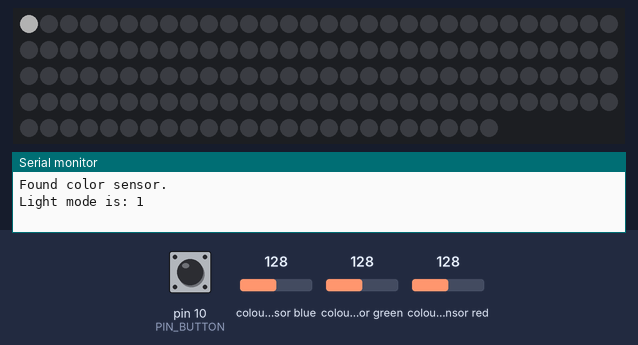
Simulated run of this sketch. Board: Arduino Uno, built with avr-gcc and run on an emulated ATmega328P. On the bench: 144 RGB LEDs in strip order, left to right, continuing on the next row, the last lines printed to the serial monitor. The test bench sets the inputs (shaded band); at power-on: colour sensor blue 128, pin 10 (PIN_BUTTON) HIGH, colour sensor green 128, colour sensor red 128. Dim RGB values are drawn brighter than linear; random numbers use the default seed unless the sketch sets one.

Above: at 0.2 s.
1.4 s: colour sensor blue set to 5
At 5.55 s:
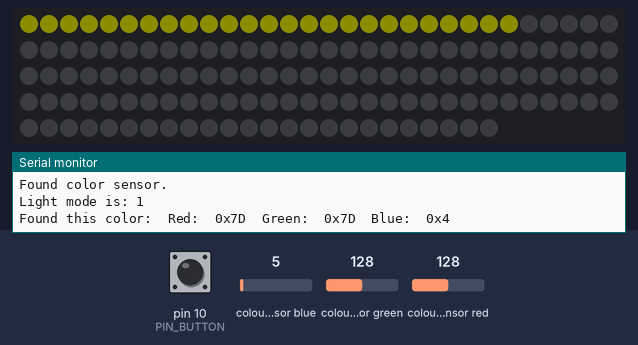
7.2 s: pin 10 (PIN_BUTTON) pulled LOW for 3.2 s
11.0 s: pin 10 (PIN_BUTTON) pulled LOW for 0.15 s
At 14.57 s:
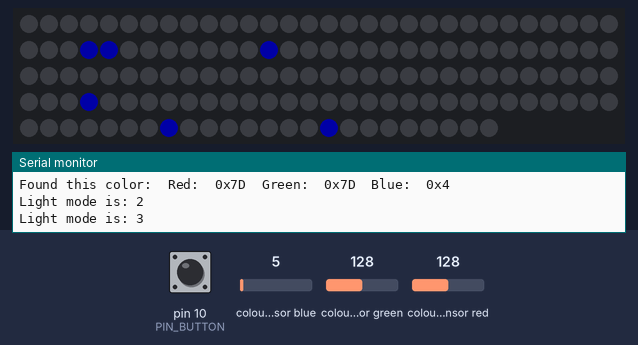

The sketch:

Florabrella.ino
```cpp
// (licence header left out)
#include <Wire.h>						// I2C library (to talk to color sensor)
#include "Adafruit_TCS34725.h"			// color sensor code
#include <Adafruit_NeoPixel.h>			// NeoPixel code

#define	PIN_BUTTON			10			// pin the switch is connected to
#define PIN_PIXELS			6			// pin that the pixels are connected to
#define NUM_PIXELS			144			// num pixel in the umbrella
#define PIXEL_BRIGHTNESS	80			// how bright to make the pixels (0-255)
#define GAMMA_TABLE_SIZE	256			// size of gamma table
#define NUM_RAINDROPS		20			// how many raindrops to show

enum									// modes of operation
{
	LIGHT_STARTUP = 0,					// startup
	LIGHT_MODE_SENSE,					// MODE 1:  copy whatever color we see
	LIGHT_MODE_RAINBOW,					// MODE 2:  make a rainbow
	LIGHT_MODE_RAIN,					// MODE 3:  make it rain
//	LIGHT_MODE_RAINBOW2,				// MODE 4:  different rainbow
	NUM_MODES
};

int g_buttonState;						// variable to hold the button state
int g_lightMode = LIGHT_MODE_SENSE;		// what mode we're in
int g_lightModePrev = LIGHT_STARTUP;	// the last mode we were in
byte g_gammaTable[GAMMA_TABLE_SIZE];	// the color we saw
int rainPos[NUM_RAINDROPS];				// which pixel has a raindrop
int rainCounter;

// Create a NeoPixel object.
Adafruit_NeoPixel strip = Adafruit_NeoPixel(NUM_PIXELS, PIN_PIXELS, NEO_GRB + NEO_KHZ800);

// Create a color sensor object.
Adafruit_TCS34725 tcs = Adafruit_TCS34725(TCS34725_INTEGRATIONTIME_50MS, TCS34725_GAIN_4X);

// This code runs once, at startup.
void setup()
{
	// DEBUG:  Wait for a serial connection.
//	while (!Serial);

	// Set up serial communication at 9600 baud.
	Serial.begin(9600);

	// Set the button's pin as input with internal pull-up resistor.
	pinMode(PIN_BUTTON, INPUT_PULLUP);

	// Set the pixel pin as output.
	pinMode(PIN_PIXELS, OUTPUT);

	// Set the strip's brightness.
	strip.setBrightness(PIXEL_BRIGHTNESS);

	// Read the initial state of the switch.
	g_buttonState = digitalRead(PIN_BUTTON);

	// Initialize the pixels to 'off'.
	strip.begin();
	strip.show();

	// Try to set up the color sensor.
	// If it is working...
	if (tcs.begin())
	{
		// Let the user know.
		Serial.println("Found color sensor.");
	}
	// If it's broken...
	else
	{
		// Let the user know.
		Serial.println("No color sensor found ... check your connections.");

		// Stop here so the user knows there's a problem.
		while (1);
	}

	// Thanks PhilB for this gamma table!
	// It helps convert RGB colors to what humans see.
	// Here, we give it some initial values.
	// For every value in the table...
	for (int i = 0; i < GAMMA_TABLE_SIZE; i++)
	{
		// Calculate the value that should go in this spot of the table.
		float x = i;
		x /= 255;
		x = pow(x, 2.5);
		x *= 255;

		// Put the value into the table.
		g_gammaTable[i] = x;
	}
}

// This code runs over and over forever.
void loop()
{
	int val;	// variable for reading the button
	int val2;	// variable for debouncing the button

	// Read the button (twice, to debounce it).
	val = digitalRead(PIN_BUTTON);
	delay (20);
	val2 = digitalRead(PIN_BUTTON);

	// If the button has been pressed...
	if ((val == val2) && (val != g_buttonState) && (val == LOW))
	{
		// Change the mode.
		g_lightMode++;

		// If we've reached the last mode, start over (with one, not zero,
		// because zero is "startup").
		if (g_lightMode == NUM_MODES)
			g_lightMode = 1;
	}

	// Save the new state in our variable.
	g_buttonState = val;

	// If we've just entered a new light mode...
	if (g_lightModePrev != g_lightMode)
	{
		// Print the new mode.
		Serial.print("Light mode is: ");
		Serial.println(g_lightMode);

		// Do anything required when a mode starts.
		if (g_lightMode == LIGHT_MODE_SENSE)
			ColorCopy();
		else if (g_lightMode == LIGHT_MODE_RAINBOW)
			RainbowInit();
		else if (g_lightMode == LIGHT_MODE_RAIN)
			RainInit();

		// Ensure that this stuff only happens once.
		g_lightModePrev = g_lightMode;
	}

	// Do any recurring actions associated with the light mode.
	if (g_lightMode == LIGHT_MODE_SENSE)
	{
		strip.show();
	}
	if (g_lightMode == LIGHT_MODE_RAINBOW)
	{
		Rainbow(10);
		delay(20);
	}
	if (g_lightMode == LIGHT_MODE_RAIN)
	{
		RainProcess();
		delay(20);
	}
//	if (g_lightMode == LIGHT_MODE_RAINBOW2)
//	{
//		RainbowCycle(10);
//		delay(20);
//	}
}

/*******************************************************************************
*	Use the color sensor to sense a color, then send it to the pixels.
*******************************************************************************/

void ColorCopy(void)
{
	// Initialize the pixels to 'off'.
	for (int i = 0; i < NUM_PIXELS; i++)
	{
		strip.setPixelColor(i, strip.Color(0, 0, 0));
	}
	strip.show();

	// Turn on the LED on the color sensor board.
	tcs.setInterrupt(false);

	// Flash the first pixel three times as a countdown to the color reading.
	for (int i = 0; i < 3; i++)
	{
		// Set pixel 0 (the first one) to a nice white.
		// Normal white is (255, 255, 255), but 255 for all three values makes
		// it blinding, so we use (188, 188, 188) to make it nicer.
		strip.setPixelColor(0, strip.Color(188, 188, 188));

		// Send the color to the pixel.
		strip.show();

		// Wait one second.
		delay(1000);

		// Set pixel 0's color to black/off.
		strip.setPixelColor (0, strip.Color(0, 0, 0));

		// Send the color to the pixel.
		strip.show();

		// Wait one second.
		delay(500);
	}

	uint16_t clear, red, green, blue;

	// Wait 60 ms, because it takes 50 ms to read the sensor.
	delay(60);

	// Fetch the color from the sensor.
	tcs.getRawData(&red, &green, &blue, &clear);

	// Turn off the LED on the color sensor board.
	tcs.setInterrupt(true);

	// Figure out some basic hex code for visualization.
	uint32_t sum = red;
	sum += green;
	sum += blue;
	sum = clear;

	float r, g, b;
	r = red;
	r /= sum;
	g = green;
	g /= sum;
	b = blue;
	b /= sum;

	r *= 256;
	g *= 256;
	b *= 256;

	// Print the hex values of the color.
	Serial.print("Found this color:");
	Serial.print("\tRed:\t0x");
	Serial.print((int)r, HEX);
	Serial.print("\tGreen:\t0x");
	Serial.print((int)g, HEX);
	Serial.print("\tBlue:\t0x");
	Serial.println((int)b, HEX);

	// Send the color to the pixels, with a cool swipey effect.
	ColorWipe(strip.Color(g_gammaTable[(int)r], g_gammaTable[(int)g], g_gammaTable[(int)b]), 0);
}

/*******************************************************************************
*	Fill the dots one after the other with a color.
*******************************************************************************/

void ColorWipe(uint32_t color, uint8_t wait)
{
	// For each pixel...
	for (uint16_t i = 0; i < strip.numPixels(); i++)
	{
		// Set the pixel's color.
		strip.setPixelColor(i, color);

		// Send the color to the pixels.
		strip.show();

		// Pause for effect.
		delay(20);
	}
}

/*******************************************************************************
*	Make the pixels look like it's raining.
*******************************************************************************/

void RainInit()
{
	rainCounter = 0;

	// Set each rain drop at the starting gate.
	// Signify by a position of -1
	for (int i = 0; i < NUM_RAINDROPS; i++)
	{
		rainPos[i] = -1;
	}
}

void RainProcess()
{
	// Turn all the pixels off.
	for (int i = 0; i < strip.numPixels(); i++)
	{
		strip.setPixelColor(i, 0);
	}

	// For each raindrop...
	for (int i = 0; i < NUM_RAINDROPS; i++)
	{
		// If the drop is out of the starting gate...
		if (rainPos[i] >= 0)
		{
			// Turn on the raindrop's LED.
			strip.setPixelColor(rainPos[i], strip.Color(0,0,127));

			// Move the drop down one row.
			rainPos[i] -= 7;

			// If the raindrop has fallen off the strip...
			if (rainPos[i] < 0)
			{
				// Put the drop back at the starting gate.
				rainPos[i]=-1;
			}
		}

		// If this drop is at the starting gate, randomly see if we should
		// start it falling.
		if (rainPos[i] == -1 && random(40) == 0 && rainCounter < 380)
		{
			// Pick one of the 6 starting spots to begin falling.
			rainPos[i] = 143 - random(6);
		}

		// Send new colors to the pixels.
		strip.show();

		// Wait a bit (2 ms).
		delay(2);
	}
}

/*******************************************************************************
*	Show a rainbow effect
*******************************************************************************/

uint16_t rainbowCounter;

void RainbowInit(void)
{
	rainbowCounter = 0;
}

void Rainbow(uint8_t wait)
{
	uint16_t i;		// counter for number of pixels

	// For each pixel...
	for (i = 0; i < strip.numPixels(); i++)
	{
		// Set the pixel to the next color of the rainbow.
		strip.setPixelColor(i, Wheel((i + rainbowCounter) & 255));
	}

	// Send the new colors to the pixels.
	strip.show();

	// Pause for effect (different values here change the rainbow's speed).
	delay(wait);

	// Do a cycle of all colors on wheel.
	if (rainbowCounter > 255)
	{
		rainbowCounter = 0;
	}
	else
	{
		rainbowCounter++;
	}
}

/*******************************************************************************
*	Show a rainbow effect - Equally distributed
*******************************************************************************/

void RainbowCycle(uint8_t wait)
{
	uint16_t i;		// counter for number of pixels

	// For each pixel...
	for (i = 0; i < strip.numPixels(); i++)
	{
		// Set the pixel to the next color of the rainbow.
		strip.setPixelColor(i, Wheel(((i * 256 / strip.numPixels()) + rainbowCounter) & 255));
	}

	// Send the new colors to the pixels.
	strip.show();

	// Pause for effect (different values here change the rainbow's speed).
	delay(wait);

// Do a cycle of all colors on wheel.
	if (rainbowCounter > 256 * 5)
	{
		rainbowCounter = 0;
	}
	else
	{
		rainbowCounter++;
	}
}

/*******************************************************************************
*	Input a value 0 to 255 to get a color value.
*	The colours are a transition r - g - b - back to r.
*******************************************************************************/

uint32_t Wheel(byte WheelPos)
{
	if (WheelPos < 85)
	{
		return strip.Color(WheelPos * 3, 255 - WheelPos * 3, 0);
	}
	else if (WheelPos < 170)
	{
		WheelPos -= 85;
		return strip.Color(255 - WheelPos * 3, 0, WheelPos * 3);
	}
	else
	{
		WheelPos -= 170;
		return strip.Color(0, WheelPos * 3, 255 - WheelPos * 3);
	}
}
```
